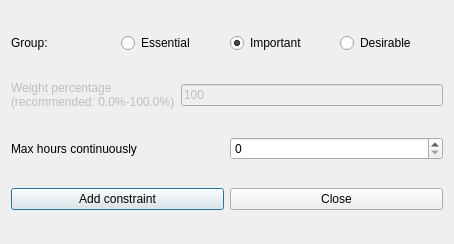
<?xml version="1.0" encoding="UTF-8"?>
<ui version="4.0">
 <class>AddConstraintStudentsMaxHoursContinuouslyForm_template</class>
 <widget class="QDialog" name="AddConstraintStudentsMaxHoursContinuouslyForm_template">
  <property name="geometry">
   <rect>
    <x>0</x>
    <y>0</y>
    <width>454</width>
    <height>244</height>
   </rect>
  </property>
  <property name="windowTitle">
   <string extracomment="This is the title of the dialog to add a new constraint of this type">Add students max hours continuously</string>
  </property>
  <layout class="QGridLayout" name="gridLayout">
   <item row="0" column="0">
    <layout class="QHBoxLayout" name="horizontalLayout_4">
     <item>
      <widget class="QLabel" name="groupTextLabel">
       <property name="text">
        <string>Group:</string>
       </property>
      </widget>
     </item>
     <item>
      <widget class="QRadioButton" name="essentialRadioButton">
       <property name="text">
        <string>Essential</string>
       </property>
      </widget>
     </item>
     <item>
      <widget class="QRadioButton" name="importantRadioButton">
       <property name="text">
        <string>Important</string>
       </property>
       <property name="checked">
        <bool>true</bool>
       </property>
      </widget>
     </item>
     <item>
      <widget class="QRadioButton" name="desirableRadioButton">
       <property name="text">
        <string>Desirable</string>
       </property>
      </widget>
     </item>
    </layout>
   </item>
   <item row="1" column="0">
    <layout class="QHBoxLayout" name="horizontalLayout">
     <item>
      <widget class="QLabel" name="weightTextLabel">
       <property name="enabled">
        <bool>false</bool>
       </property>
       <property name="frameShape">
        <enum>QFrame::NoFrame</enum>
       </property>
       <property name="frameShadow">
        <enum>QFrame::Plain</enum>
       </property>
       <property name="text">
        <string>Weight percentage
(recommended: 0.0%-100.0%)</string>
       </property>
       <property name="wordWrap">
        <bool>false</bool>
       </property>
      </widget>
     </item>
     <item>
      <widget class="QLineEdit" name="weightLineEdit">
       <property name="enabled">
        <bool>false</bool>
       </property>
       <property name="text">
        <string notr="true">100</string>
       </property>
      </widget>
     </item>
    </layout>
   </item>
   <item row="2" column="0">
    <layout class="QHBoxLayout" name="horizontalLayout_2">
     <item>
      <widget class="QLabel" name="maxHoursTextLabel">
       <property name="frameShape">
        <enum>QFrame::NoFrame</enum>
       </property>
       <property name="frameShadow">
        <enum>QFrame::Plain</enum>
       </property>
       <property name="text">
        <string>Max hours continuously</string>
       </property>
       <property name="wordWrap">
        <bool>false</bool>
       </property>
      </widget>
     </item>
     <item>
      <widget class="QSpinBox" name="maxHoursSpinBox"/>
     </item>
    </layout>
   </item>
   <item row="3" column="0">
    <layout class="QHBoxLayout" name="horizontalLayout_3">
     <item>
      <widget class="QPushButton" name="addConstraintPushButton">
       <property name="text">
        <string>Add constraint</string>
       </property>
      </widget>
     </item>
     <item>
      <widget class="QPushButton" name="closePushButton">
       <property name="text">
        <string>Close</string>
       </property>
      </widget>
     </item>
    </layout>
   </item>
  </layout>
 </widget>
 <layoutdefault spacing="6" margin="11"/>
 <resources/>
 <connections/>
</ui>
